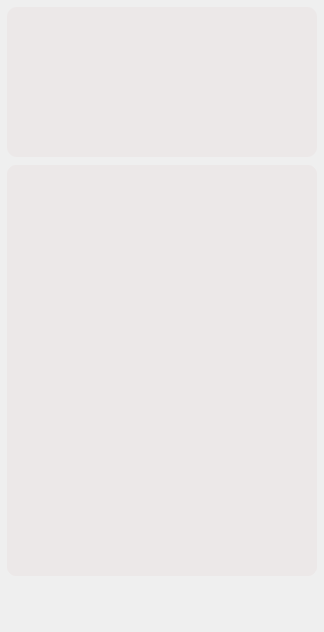
<?xml version="1.0" encoding="UTF-8"?>
<ui version="4.0">
 <class>BaseModule</class>
 <widget class="QWidget" name="BaseModule">
  <property name="geometry">
   <rect>
    <x>0</x>
    <y>0</y>
    <width>324</width>
    <height>632</height>
   </rect>
  </property>
  <property name="minimumSize">
   <size>
    <width>324</width>
    <height>632</height>
   </size>
  </property>
  <property name="maximumSize">
   <size>
    <width>324</width>
    <height>632</height>
   </size>
  </property>
  <property name="windowTitle">
   <string>Form</string>
  </property>
  <widget class="QWidget" name="topMenu" native="true">
   <property name="geometry">
    <rect>
     <x>7</x>
     <y>7</y>
     <width>310</width>
     <height>150</height>
    </rect>
   </property>
   <property name="styleSheet">
    <string notr="true">border-radius:10px;
background-color: rgb(236, 232, 232);</string>
   </property>
  </widget>
  <widget class="QStackedWidget" name="bottomMenu">
   <property name="geometry">
    <rect>
     <x>7</x>
     <y>165</y>
     <width>310</width>
     <height>411</height>
    </rect>
   </property>
   <property name="styleSheet">
    <string notr="true">border-radius:10px;
background-color: rgb(236, 232, 232);</string>
   </property>
   <widget class="QWidget" name="bottomMenuPage1"/>
  </widget>
 </widget>
 <resources/>
 <connections/>
</ui>
